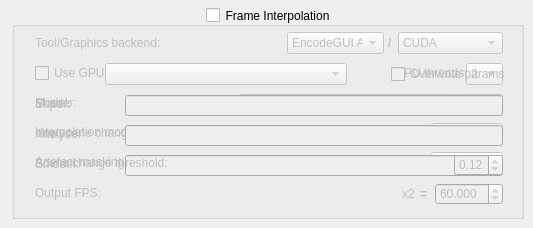
        <widget class="QWidget" name="InterpolationTab">
         <attribute name="title">
          <string>Interpolation</string>
         </attribute>
         <widget class="QGroupBox" name="InterpolationCB">
          <property name="geometry">
           <rect>
            <x>12</x>
            <y>7</y>
            <width>512</width>
            <height>212</height>
           </rect>
          </property>
          <property name="toolTip">
           <string>Enables/disables frame interpolation.</string>
          </property>
          <property name="title">
           <string>Frame Interpolation</string>
          </property>
          <property name="alignment">
           <set>Qt::AlignCenter</set>
          </property>
          <property name="checkable">
           <bool>true</bool>
          </property>
          <property name="checked">
           <bool>false</bool>
          </property>
          <widget class="QComboBox" name="ToolInterpDD">
           <property name="geometry">
            <rect>
             <x>275</x>
             <y>25</y>
             <width>97</width>
             <height>22</height>
            </rect>
           </property>
           <property name="toolTip">
            <string>&lt;html&gt;&lt;head/&gt;&lt;body&gt;&lt;p&gt;The tool to use for interpolation. &lt;/p&gt;&lt;p&gt;Recommended: EncodeGUI AI&lt;/p&gt;&lt;/body&gt;&lt;/html&gt;</string>
           </property>
           <property name="currentText">
            <string>EncodeGUI AI</string>
           </property>
           <property name="currentIndex">
            <number>0</number>
           </property>
           <item>
            <property name="text">
             <string>EncodeGUI AI</string>
            </property>
           </item>
           <item>
            <property name="text">
             <string>RIFE</string>
            </property>
           </item>
           <item>
            <property name="text">
             <string>SVPFlow</string>
            </property>
           </item>
          </widget>
          <widget class="QLabel" name="ToolInterpLabel">
           <property name="geometry">
            <rect>
             <x>23</x>
             <y>28</y>
             <width>130</width>
             <height>16</height>
            </rect>
           </property>
           <property name="text">
            <string>Tool/Graphics backend:</string>
           </property>
          </widget>
          <widget class="QCheckBox" name="UseGPUCB">
           <property name="geometry">
            <rect>
             <x>23</x>
             <y>56</y>
             <width>75</width>
             <height>20</height>
            </rect>
           </property>
           <property name="toolTip">
            <string>Enables/disables using GPU.</string>
           </property>
           <property name="text">
            <string>Use GPU:</string>
           </property>
          </widget>
          <widget class="QComboBox" name="GPUInterpDD">
           <property name="enabled">
            <bool>false</bool>
           </property>
           <property name="geometry">
            <rect>
             <x>93</x>
             <y>56</y>
             <width>242</width>
             <height>22</height>
            </rect>
           </property>
           <property name="toolTip">
            <string>Selects the GPU for frame rendering.</string>
           </property>
          </widget>
          <widget class="QLabel" name="GPUThreadInterpLabel">
           <property name="enabled">
            <bool>false</bool>
           </property>
           <property name="geometry">
            <rect>
             <x>383</x>
             <y>56</y>
             <width>71</width>
             <height>20</height>
            </rect>
           </property>
           <property name="text">
            <string>GPU threads:</string>
           </property>
          </widget>
          <widget class="QComboBox" name="GPUThreadDD">
           <property name="enabled">
            <bool>false</bool>
           </property>
           <property name="geometry">
            <rect>
             <x>454</x>
             <y>56</y>
             <width>37</width>
             <height>22</height>
            </rect>
           </property>
           <property name="toolTip">
            <string>Sets the number of GPU threads for NCNN interpolation.</string>
           </property>
           <property name="currentIndex">
            <number>1</number>
           </property>
           <item>
            <property name="text">
             <string>1</string>
            </property>
           </item>
           <item>
            <property name="text">
             <string>2</string>
            </property>
           </item>
           <item>
            <property name="text">
             <string>3</string>
            </property>
           </item>
           <item>
            <property name="text">
             <string>4</string>
            </property>
           </item>
          </widget>
          <widget class="QLabel" name="ModelInterpLabel">
           <property name="geometry">
            <rect>
             <x>23</x>
             <y>88</y>
             <width>52</width>
             <height>16</height>
            </rect>
           </property>
           <property name="text">
            <string>Model:</string>
           </property>
          </widget>
          <widget class="QComboBox" name="ModelInterpDD">
           <property name="geometry">
            <rect>
             <x>422</x>
             <y>87</y>
             <width>69</width>
             <height>22</height>
            </rect>
           </property>
           <property name="toolTip">
            <string>Sets the model for EncodeGUI AI</string>
           </property>
           <item>
            <property name="text">
             <string>Fastest</string>
            </property>
           </item>
           <item>
            <property name="text">
             <string>Fast</string>
            </property>
           </item>
           <item>
            <property name="text">
             <string>Slow</string>
            </property>
           </item>
          </widget>
          <widget class="QCheckBox" name="SceneChangeCB">
           <property name="geometry">
            <rect>
             <x>477</x>
             <y>119</y>
             <width>25</width>
             <height>20</height>
            </rect>
           </property>
           <property name="toolTip">
            <string>Enables scene change detection to reduce interpolation artefacts.</string>
           </property>
           <property name="text">
            <string/>
           </property>
           <property name="checked">
            <bool>true</bool>
           </property>
          </widget>
          <widget class="QDoubleSpinBox" name="OutputFPSNUD">
           <property name="geometry">
            <rect>
             <x>423</x>
             <y>176</y>
             <width>68</width>
             <height>22</height>
            </rect>
           </property>
           <property name="toolTip">
            <string>The output FPS.</string>
           </property>
           <property name="decimals">
            <number>3</number>
           </property>
           <property name="minimum">
            <double>10.000000000000000</double>
           </property>
           <property name="maximum">
            <double>780.000000000000000</double>
           </property>
           <property name="value">
            <double>60.000000000000000</double>
           </property>
          </widget>
          <widget class="QLabel" name="OutFPSLabel">
           <property name="geometry">
            <rect>
             <x>23</x>
             <y>178</y>
             <width>69</width>
             <height>16</height>
            </rect>
           </property>
           <property name="text">
            <string>Output FPS:</string>
           </property>
          </widget>
          <widget class="QLabel" name="SceneChangeLabel">
           <property name="geometry">
            <rect>
             <x>23</x>
             <y>118</y>
             <width>195</width>
             <height>16</height>
            </rect>
           </property>
           <property name="text">
            <string>Use scene change detection:</string>
           </property>
          </widget>
          <widget class="QComboBox" name="BackendDD">
           <property name="geometry">
            <rect>
             <x>386</x>
             <y>25</y>
             <width>105</width>
             <height>22</height>
            </rect>
           </property>
           <property name="toolTip">
            <string>&lt;html&gt;&lt;head/&gt;&lt;body&gt;&lt;p&gt;Sets the graphics processing backend to use for the specified interpolation tool.&lt;/p&gt;&lt;p&gt;Recommended: CUDA&lt;/p&gt;&lt;/body&gt;&lt;/html&gt;</string>
           </property>
           <item>
            <property name="text">
             <string>CUDA</string>
            </property>
           </item>
           <item>
            <property name="text">
             <string>Vulkan (NCNN)</string>
            </property>
           </item>
           <item>
            <property name="text">
             <string>CPU</string>
            </property>
           </item>
          </widget>
          <widget class="QLabel" name="SlashLabel">
           <property name="geometry">
            <rect>
             <x>376</x>
             <y>28</y>
             <width>19</width>
             <height>16</height>
            </rect>
           </property>
           <property name="font">
            <font>
             <bold>true</bold>
            </font>
           </property>
           <property name="text">
            <string>/</string>
           </property>
          </widget>
          <widget class="QLabel" name="ShaderLabel">
           <property name="geometry">
            <rect>
             <x>23</x>
             <y>88</y>
             <width>49</width>
             <height>16</height>
            </rect>
           </property>
           <property name="text">
            <string>Shader:</string>
           </property>
          </widget>
          <widget class="QComboBox" name="RIFEModelVKDD">
           <property name="geometry">
            <rect>
             <x>226</x>
             <y>87</y>
             <width>265</width>
             <height>22</height>
            </rect>
           </property>
           <property name="toolTip">
            <string>Sets the RIFE model to use for NCNN (supports styler00dollar/VapourSynth-RIFE-ncnn-Vulkan).</string>
           </property>
           <item>
            <property name="text">
             <string>rife</string>
            </property>
           </item>
           <item>
            <property name="text">
             <string>rife-HD</string>
            </property>
           </item>
           <item>
            <property name="text">
             <string>rife-UHD</string>
            </property>
           </item>
           <item>
            <property name="text">
             <string>rife-anime</string>
            </property>
           </item>
           <item>
            <property name="text">
             <string>rife-v2</string>
            </property>
           </item>
           <item>
            <property name="text">
             <string>rife-v2.3</string>
            </property>
           </item>
           <item>
            <property name="text">
             <string>rife-v2.4</string>
            </property>
           </item>
           <item>
            <property name="text">
             <string>rife-v3.0</string>
            </property>
           </item>
           <item>
            <property name="text">
             <string>rife-v3.1</string>
            </property>
           </item>
           <item>
            <property name="text">
             <string>rife-v3.9 (fast)</string>
            </property>
           </item>
           <item>
            <property name="text">
             <string>rife-v3.9 (ensemble)</string>
            </property>
           </item>
           <item>
            <property name="text">
             <string>rife-v4 (fast)</string>
            </property>
           </item>
           <item>
            <property name="text">
             <string>rife-v4 (ensemble)</string>
            </property>
           </item>
           <item>
            <property name="text">
             <string>rife-v4.1 (fast)</string>
            </property>
           </item>
           <item>
            <property name="text">
             <string>rife-v4.1 (ensemble)</string>
            </property>
           </item>
           <item>
            <property name="text">
             <string>rife-v4.2 (fast)</string>
            </property>
           </item>
           <item>
            <property name="text">
             <string>rife-v4.2 (ensemble)</string>
            </property>
           </item>
           <item>
            <property name="text">
             <string>rife-v4.3 (fast)</string>
            </property>
           </item>
           <item>
            <property name="text">
             <string>rife-v4.3 (ensemble)</string>
            </property>
           </item>
           <item>
            <property name="text">
             <string>rife-v4.4 (fast)</string>
            </property>
           </item>
           <item>
            <property name="text">
             <string>rife-v4.4 (ensemble)</string>
            </property>
           </item>
           <item>
            <property name="text">
             <string>rife-v4.5</string>
            </property>
           </item>
           <item>
            <property name="text">
             <string>rife-v4.5 (ensemble)</string>
            </property>
           </item>
           <item>
            <property name="text">
             <string>rife-v4.6</string>
            </property>
           </item>
           <item>
            <property name="text">
             <string>rife-v4.6 (ensemble)</string>
            </property>
           </item>
           <item>
            <property name="text">
             <string>rife-v4.7</string>
            </property>
           </item>
           <item>
            <property name="text">
             <string>rife-v4.7 (ensemble)</string>
            </property>
           </item>
           <item>
            <property name="text">
             <string>rife-v4.8</string>
            </property>
           </item>
           <item>
            <property name="text">
             <string>rife-v4.8 (ensemble)</string>
            </property>
           </item>
           <item>
            <property name="text">
             <string>rife-v4.9</string>
            </property>
           </item>
           <item>
            <property name="text">
             <string>rife-v4.9 (ensemble)</string>
            </property>
           </item>
           <item>
            <property name="text">
             <string>rife-v4.10</string>
            </property>
           </item>
           <item>
            <property name="text">
             <string>rife-v4.10 (ensemble)</string>
            </property>
           </item>
           <item>
            <property name="text">
             <string>rife-v4.11</string>
            </property>
           </item>
           <item>
            <property name="text">
             <string>rife-v4.11 (ensemble)</string>
            </property>
           </item>
           <item>
            <property name="text">
             <string>rife-v4.12</string>
            </property>
           </item>
           <item>
            <property name="text">
             <string>rife-v4.12 (ensemble)</string>
            </property>
           </item>
           <item>
            <property name="text">
             <string>rife-v4.12-lite</string>
            </property>
           </item>
           <item>
            <property name="text">
             <string>rife-v4.12-lite (ensemble)</string>
            </property>
           </item>
           <item>
            <property name="text">
             <string>rife-v4.13</string>
            </property>
           </item>
           <item>
            <property name="text">
             <string>rife-v4.13 (ensemble)</string>
            </property>
           </item>
           <item>
            <property name="text">
             <string>rife-v4.13-lite</string>
            </property>
           </item>
           <item>
            <property name="text">
             <string>rife-v4.13-lite (ensemble)</string>
            </property>
           </item>
           <item>
            <property name="text">
             <string>rife-v4.14</string>
            </property>
           </item>
           <item>
            <property name="text">
             <string>rife-v4.14 (ensemble)</string>
            </property>
           </item>
           <item>
            <property name="text">
             <string>rife-v4.14-lite</string>
            </property>
           </item>
           <item>
            <property name="text">
             <string>rife-v4.14-lite (ensemble)</string>
            </property>
           </item>
           <item>
            <property name="text">
             <string>rife-v4.15</string>
            </property>
           </item>
           <item>
            <property name="text">
             <string>rife-v4.15 (ensemble)</string>
            </property>
           </item>
           <item>
            <property name="text">
             <string>rife-v4.15-lite</string>
            </property>
           </item>
           <item>
            <property name="text">
             <string>rife-v4.15-lite (ensemble)</string>
            </property>
           </item>
           <item>
            <property name="text">
             <string>rife-v4.16-lite</string>
            </property>
           </item>
           <item>
            <property name="text">
             <string>rife-v4.16-lite (ensemble)</string>
            </property>
           </item>
           <item>
            <property name="text">
             <string>rife-v4.17</string>
            </property>
           </item>
           <item>
            <property name="text">
             <string>rife-v4.17 (ensemble)</string>
            </property>
           </item>
           <item>
            <property name="text">
             <string>rife-v4.17-lite</string>
            </property>
           </item>
           <item>
            <property name="text">
             <string>rife-v4.17-lite (ensemble)</string>
            </property>
           </item>
           <item>
            <property name="text">
             <string>rife-v4.18</string>
            </property>
           </item>
           <item>
            <property name="text">
             <string>rife-v4.18 (ensemble)</string>
            </property>
           </item>
           <item>
            <property name="text">
             <string>rife-v4.19-beta</string>
            </property>
           </item>
           <item>
            <property name="text">
             <string>rife-v4.19-beta (ensemble)</string>
            </property>
           </item>
           <item>
            <property name="text">
             <string>rife-v4.20</string>
            </property>
           </item>
           <item>
            <property name="text">
             <string>rife-v4.20 (ensemble)</string>
            </property>
           </item>
           <item>
            <property name="text">
             <string>rife-v4.21</string>
            </property>
           </item>
           <item>
            <property name="text">
             <string>rife-v4.22</string>
            </property>
           </item>
           <item>
            <property name="text">
             <string>rife-v4.22-lite</string>
            </property>
           </item>
           <item>
            <property name="text">
             <string>rife-v4.23-beta</string>
            </property>
           </item>
           <item>
            <property name="text">
             <string>rife-v4.24</string>
            </property>
           </item>
           <item>
            <property name="text">
             <string>rife-v4.24 (ensemble)</string>
            </property>
           </item>
           <item>
            <property name="text">
             <string>rife-v4.25</string>
            </property>
           </item>
           <item>
            <property name="text">
             <string>rife-v4.25-lite</string>
            </property>
           </item>
           <item>
            <property name="text">
             <string>rife-v4.25-heavy</string>
            </property>
           </item>
           <item>
            <property name="text">
             <string>rife-v4.26</string>
            </property>
           </item>
           <item>
            <property name="text">
             <string>rife-v4.26-large</string>
            </property>
           </item>
          </widget>
          <widget class="QComboBox" name="RIFEModelCADD">
           <property name="geometry">
            <rect>
             <x>437</x>
             <y>87</y>
             <width>54</width>
             <height>22</height>
            </rect>
           </property>
           <property name="toolTip">
            <string>Sets the RIFE model to use for CUDA.</string>
           </property>
           <item>
            <property name="text">
             <string>v4.0</string>
            </property>
           </item>
           <item>
            <property name="text">
             <string>v4.6</string>
            </property>
           </item>
          </widget>
          <widget class="QComboBox" name="ShaderDD">
           <property name="geometry">
            <rect>
             <x>447</x>
             <y>87</y>
             <width>44</width>
             <height>22</height>
            </rect>
           </property>
           <property name="toolTip">
            <string>Sets the SVP shader to use for frame rendering.</string>
           </property>
           <item>
            <property name="text">
             <string>1</string>
            </property>
           </item>
           <item>
            <property name="text">
             <string>2</string>
            </property>
           </item>
           <item>
            <property name="text">
             <string>11</string>
            </property>
           </item>
           <item>
            <property name="text">
             <string>13</string>
            </property>
           </item>
           <item>
            <property name="text">
             <string>21</string>
            </property>
           </item>
           <item>
            <property name="text">
             <string>23</string>
            </property>
           </item>
          </widget>
          <widget class="QCheckBox" name="ParamsCB">
           <property name="geometry">
            <rect>
             <x>379</x>
             <y>57</y>
             <width>118</width>
             <height>20</height>
            </rect>
           </property>
           <property name="toolTip">
            <string>Enables/disables manual entry for SVPFlow params.</string>
           </property>
           <property name="text">
            <string>Overwrite params</string>
           </property>
          </widget>
          <widget class="QLabel" name="EqualsLabel">
           <property name="geometry">
            <rect>
             <x>408</x>
             <y>179</y>
             <width>21</width>
             <height>16</height>
            </rect>
           </property>
           <property name="text">
            <string>&lt;html&gt;&lt;head/&gt;&lt;body&gt;&lt;p&gt;&lt;span style=&quot; font-weight:700;&quot;&gt;=&lt;/span&gt;&lt;/p&gt;&lt;/body&gt;&lt;/html&gt;</string>
           </property>
          </widget>
          <widget class="QLabel" name="InterpModeLabel">
           <property name="geometry">
            <rect>
             <x>23</x>
             <y>117</y>
             <width>113</width>
             <height>16</height>
            </rect>
           </property>
           <property name="text">
            <string>Interpolation mode:</string>
           </property>
          </widget>
          <widget class="QComboBox" name="InterpModeDD">
           <property name="geometry">
            <rect>
             <x>419</x>
             <y>116</y>
             <width>72</width>
             <height>22</height>
            </rect>
           </property>
           <property name="toolTip">
            <string>Sets the interpolation mode for SVPFlow.</string>
           </property>
           <item>
            <property name="text">
             <string>Uniform</string>
            </property>
           </item>
           <item>
            <property name="text">
             <string>1m</string>
            </property>
           </item>
           <item>
            <property name="text">
             <string>2m</string>
            </property>
           </item>
           <item>
            <property name="text">
             <string>Auto</string>
            </property>
           </item>
          </widget>
          <widget class="QLabel" name="ArtefactMaskLabel">
           <property name="geometry">
            <rect>
             <x>23</x>
             <y>147</y>
             <width>98</width>
             <height>16</height>
            </rect>
           </property>
           <property name="text">
            <string>Artefact masking:</string>
           </property>
          </widget>
          <widget class="QComboBox" name="ArtefactMaskDD">
           <property name="geometry">
            <rect>
             <x>419</x>
             <y>145</y>
             <width>72</width>
             <height>22</height>
            </rect>
           </property>
           <item>
            <property name="text">
             <string>High</string>
            </property>
           </item>
           <item>
            <property name="text">
             <string>Medium</string>
            </property>
           </item>
           <item>
            <property name="text">
             <string>Low</string>
            </property>
           </item>
           <item>
            <property name="text">
             <string>Off</string>
            </property>
           </item>
          </widget>
          <widget class="QLineEdit" name="SuperTxtBox">
           <property name="geometry">
            <rect>
             <x>113</x>
             <y>88</y>
             <width>378</width>
             <height>21</height>
            </rect>
           </property>
           <property name="toolTip">
            <string>Allows manual entry for super params in SVPFlow.</string>
           </property>
          </widget>
          <widget class="QLabel" name="SuperLabel">
           <property name="geometry">
            <rect>
             <x>23</x>
             <y>89</y>
             <width>74</width>
             <height>16</height>
            </rect>
           </property>
           <property name="text">
            <string>Super:</string>
           </property>
          </widget>
          <widget class="QLabel" name="AnalyseLabel">
           <property name="geometry">
            <rect>
             <x>23</x>
             <y>119</y>
             <width>57</width>
             <height>16</height>
            </rect>
           </property>
           <property name="text">
            <string>Analyse:</string>
           </property>
          </widget>
          <widget class="QLineEdit" name="AnalyseTxtBox">
           <property name="geometry">
            <rect>
             <x>113</x>
             <y>118</y>
             <width>378</width>
             <height>21</height>
            </rect>
           </property>
           <property name="toolTip">
            <string>Allows manual entry for analyse params in SVPFlow.</string>
           </property>
          </widget>
          <widget class="QLabel" name="SmoothLabel">
           <property name="geometry">
            <rect>
             <x>23</x>
             <y>149</y>
             <width>67</width>
             <height>16</height>
            </rect>
           </property>
           <property name="text">
            <string>Smooth:</string>
           </property>
          </widget>
          <widget class="QLineEdit" name="SmoothTxtBox">
           <property name="geometry">
            <rect>
             <x>113</x>
             <y>148</y>
             <width>378</width>
             <height>21</height>
            </rect>
           </property>
           <property name="toolTip">
            <string>Allows manual entry for smooth params in SVPFlow.</string>
           </property>
          </widget>
          <widget class="QLabel" name="Times2Label">
           <property name="geometry">
            <rect>
             <x>390</x>
             <y>179</y>
             <width>23</width>
             <height>16</height>
            </rect>
           </property>
           <property name="text">
            <string>x2</string>
           </property>
          </widget>
          <widget class="QDoubleSpinBox" name="SCThresholdNUD">
           <property name="enabled">
            <bool>false</bool>
           </property>
           <property name="geometry">
            <rect>
             <x>442</x>
             <y>147</y>
             <width>49</width>
             <height>22</height>
            </rect>
           </property>
           <property name="maximum">
            <double>1.000000000000000</double>
           </property>
           <property name="singleStep">
            <double>0.010000000000000</double>
           </property>
           <property name="value">
            <double>0.120000000000000</double>
           </property>
          </widget>
          <widget class="QLabel" name="SCThresholdLabel">
           <property name="geometry">
            <rect>
             <x>23</x>
             <y>148</y>
             <width>133</width>
             <height>16</height>
            </rect>
           </property>
           <property name="text">
            <string>Scene change threshold:</string>
           </property>
          </widget>
         </widget>
        </widget>
